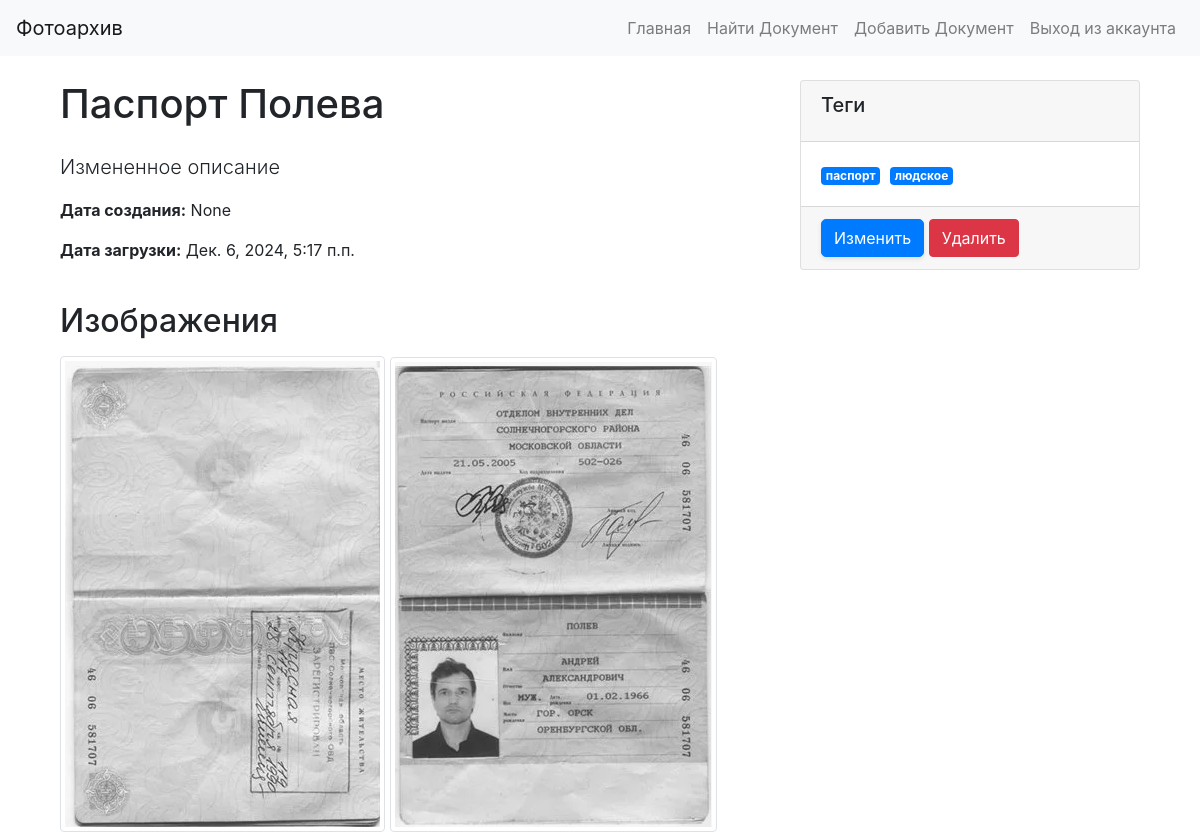
/document/2 (signed in), run on the app's committed database.
### documents/models.py (models this page shows, shortened)
class BaseModel(models.Model):
    name = models.CharField(max_length=100, verbose_name='Название')
    created_at = models.DateTimeField(default=timezone.now, verbose_name='Дата создания')
    class Meta:
        abstract = True

class Document(BaseModel):
    description = models.TextField(verbose_name='Описание')
    tags = models.ManyToManyField(Tag, related_name='documents', blank=True, verbose_name='Теги')
    uploaded_at = models.DateTimeField(default=timezone.now, verbose_name='Дата загрузки')
    class Meta:
        verbose_name = 'Документ'
        verbose_name_plural = 'Документы'

class Tag(BaseModel):
    class Meta:
        verbose_name = 'Тег'
        verbose_name_plural = 'Теги'

class Image(models.Model):
    document = models.ForeignKey(Document, related_name='images', on_delete=models.CASCADE, verbose_name='Документ')
    image = models.ImageField(upload_to='images/', verbose_name='Изображение')
    class Meta:
        verbose_name = 'Изображение'
        verbose_name_plural = 'Изображения'

### documents/views.py (the view)
# urls.py: path('<int:pk>', DocumentDetailView.as_view(), name='document_detail'),
class DocumentDetailView(DetailView):
    model = Document
    template_name = 'photoArchive/document_detail.html'
    context_object_name = 'document'
    def get_context_data(self, **kwargs):
        context = super().get_context_data(**kwargs)
        context['images'] = Image.objects.filter(document=self.object)
        return context

### templates/photoArchive/document_detail.html (shortened to what this page needs)
{% extends "base.html" %}
{% block content %}
<div class="container mt-4">
    <div class="row">
        <div class="col-md-8">
            <h1 class="mb-4">{{ document.name }}</h1>
            <p class="lead">{{ document.description }}</p>
            <p><strong>Дата создания:</strong> {{ document.created_at }}</p>
            <p><strong>Дата загрузки:</strong> {{ document.uploaded_at }}</p>
        </div>
        <div class="col-md-4">
            <div class="card">
                <div class="card-header">
                    <h5 class="card-title">Теги</h5>
                </div>
                <div class="card-body">
                    {% if document.tags.all %}
                    {% for tag in document.tags.all %}
                    <span class="badge badge-primary">{{ tag.name }}</span>
                    {% endfor %}
                    {% else %}
                    <p>Нет тегов</p>
                    {% endif %}
                </div>
                <div class="card-footer">
                    <a href="{% url 'document_update' document.id %}" class="btn btn-primary">Изменить</a>
                    <a href="{% url 'document_delete' document.id %}" class="btn btn-danger">Удалить</a>
                </div>
            </div>
        </div>
    </div>
    <div class="row mt-4">
        <div class="col-md-12">
            <h2 class="mb-3">Изображения</h2>
            {% for image in images %}
            <img src="{{ image.image.url }}" class="img-thumbnail img-fluid" alt="Image for {{ document.name }}"
                style="max-width: 900px;">
            {% endfor %}
        </div>
    </div>
</div>
{% endblock %}

### static/css/styles.css (style rules this page uses)
.btn-primary { border-radius: 5px; box-shadow: 0 2px 4px rgba(0, 0, 0, 0.1); }
.badge { margin-right: 5px; }

### data on the page
Document: name "Паспорт Полева", description "Измененное описание", created_at "None", uploaded_at "Дек. 6, 2024, 5:17 п.п."
Tag: name "паспорт"
Tag: name "людское"
Image: image (picture)
Image: image (picture)
